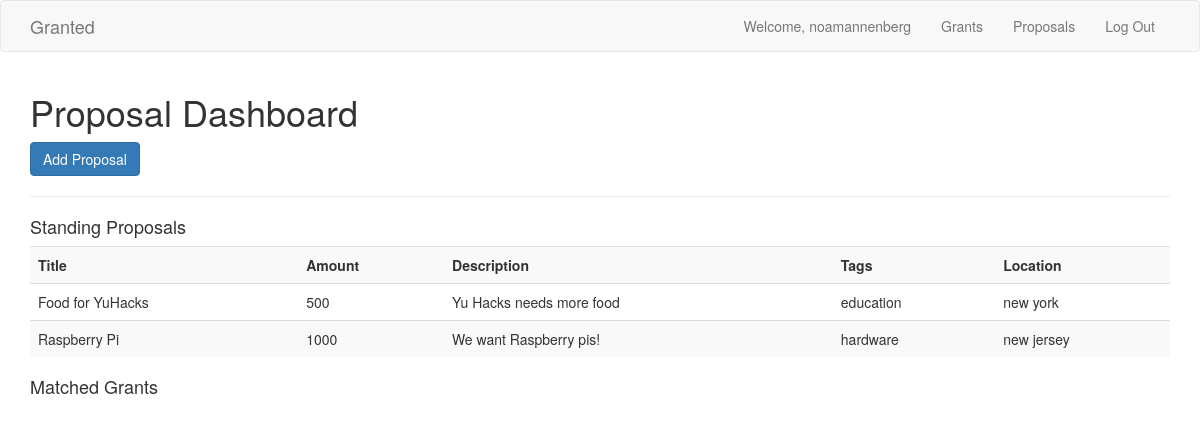
/pdash (signed in), run on an earlier commit of the app's database.
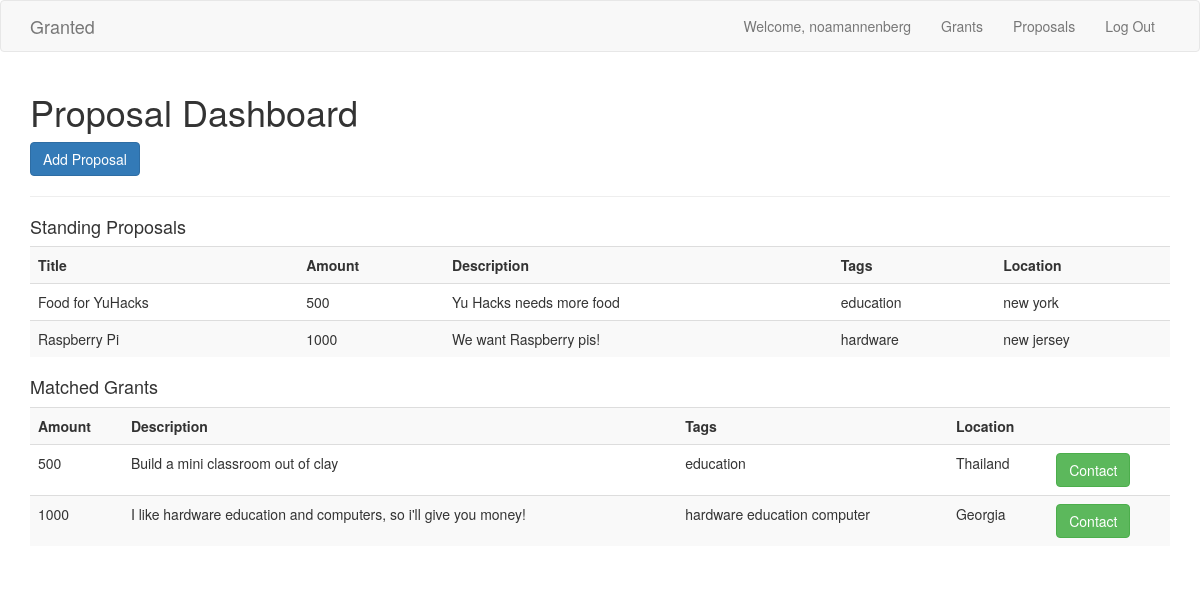
And on a later commit of the database.
### application.py (models this page shows)
class Props(db.Model):
	__tablename__ = 'proposals'
	id = db.Column('id', db.Integer, nullable = False, primary_key = True, unique = True)
	userid = db.Column('userid', db.Integer, nullable = False)
	title = db.Column('title', db.String(), nullable = False)
	amount = db.Column('amount', db.Integer, nullable = False)
	description = db.Column('description', db.String(), nullable = False, )
	tags = db.Column('tags', db.String(), nullable = False)
	location = db.Column('location', db.String(), nullable = False)

class Grant(db.Model):
	__tablename__ = 'grants'
	id = db.Column('id', db.Integer, nullable = False, primary_key = True, unique = True)
	userid = db.Column('userid', db.Integer, nullable = False)
	amount = db.Column('amount', db.Integer, nullable = False, )
	description = db.Column('description', db.String(), nullable = False, )
	tags = db.Column('tags', db.String(), nullable = False)
	location = db.Column('location', db.String(), nullable = False)

### application.py (the view)
@app.route('/pdash')
@login_required
def pdash():
	myProps = Props.query.filter_by(userid = session['id']).all()
	grants = Grant.query.filter(Grant.userid != session['id']).all()
	matches = []
	for myprop in myProps:
		for grant in grants:
			common = set(myprop.tags.split()) & set(grant.tags.split())
			if common:
				matches.append(grant)
	uniqueMatches = []
	for match in matches:
		if match not in uniqueMatches:
			uniqueMatches.append(match)
	return render_template('pdash.html', props=myProps, grants=uniqueMatches)

### application.py (called while the page is built)
def login_required(f):
    @wraps(f)
    def decorated_function(*args, **kwargs):
        if not 'logged_in' in session:
            return redirect(url_for('login', next=request.url))
        return f(*args, **kwargs)
    return decorated_function

### templates/pdash.html
{% extends 'layout.html' %}
{% block body %}
<header id="header">
	<div class="container">
		<h1>Proposal Dashboard</h1>
	</div>
</header>
<div class="container">
	<a class="btn btn-primary" href="/pdash_add">Add Proposal</a>
	<hr>
	<h4>Standing Proposals</h4>
	{% if props|length > 0 %}
		<table class="table table-striped">
			<tr>
				<th>Title</th>
				<th>Amount</th>
				<th>Description</th>
				<th>Tags</th>
				<th>Location</th>
			</tr>
			{% for prop in props %}
				<tr>
					<td>{{prop.title}}</td>
					<td>{{prop.amount}}</td>
					<td>{{prop.description}}</td>
					<td>{{prop.tags}}</td>
					<td>{{prop.location}}</td>
				</tr>
			{% endfor %}
		</table>
	{% endif %}
	<h4>Matched Grants</h4>
	{% if grants|length > 0 %}
		<table class="table table-striped">
			<tr>
				<th>Amount</th>
				<th>Description</th>
				<th>Tags</th>
				<th>Location</th>
				<th></th>
			</tr>
			{% for grant in grants %}
				<tr>
					<td>{{grant.amount}}</td>
					<td>{{grant.description}}</td>
					<td>{{grant.tags}}</td>
					<td>{{grant.location}}</td>
					<td><input type="submit" value="Contact" class="btn btn-success"></td>
				</tr>
			{% endfor %}
		</table>
	{% endif %}
</div>
{% endblock %}

What changed in the data, as far as the page shows it:
added Grant: amount "500", description "Build a mini classroom out of clay", tags "education", location "Thailand"
added Grant: amount "1000", description "I like hardware education and computers, so i'll give you money!", tags "hardware education computer", location "Georgia"
Also different on the page:
text now shown: "Amount Description Tags Location"
